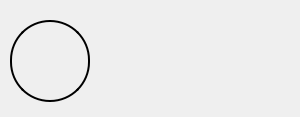
<?xml version="1.0" encoding="UTF-8"?>
<ui version="4.0">
 <class>userForm</class>
 <widget class="QWidget" name="userForm">
  <property name="geometry">
   <rect>
    <x>0</x>
    <y>0</y>
    <width>300</width>
    <height>117</height>
   </rect>
  </property>
  <property name="font">
   <font>
    <family>华文宋体</family>
    <pointsize>20</pointsize>
   </font>
  </property>
  <property name="windowTitle">
   <string>Form</string>
  </property>
  <property name="styleSheet">
   <string notr="true">QLabel#useravatar{
	border: 2px solid black;
	border-radius: 40;
}</string>
  </property>
  <widget class="QWidget" name="">
   <property name="geometry">
    <rect>
     <x>10</x>
     <y>20</y>
     <width>281</width>
     <height>82</height>
    </rect>
   </property>
   <layout class="QHBoxLayout" name="horizontalLayout_2">
    <item>
     <widget class="QLabel" name="useravatar">
      <property name="minimumSize">
       <size>
        <width>0</width>
        <height>80</height>
       </size>
      </property>
      <property name="maximumSize">
       <size>
        <width>80</width>
        <height>16777215</height>
       </size>
      </property>
      <property name="text">
       <string/>
      </property>
     </widget>
    </item>
    <item>
     <layout class="QVBoxLayout" name="verticalLayout">
      <item>
       <layout class="QHBoxLayout" name="horizontalLayout">
        <item>
         <widget class="QLabel" name="usernickname">
          <property name="font">
           <font>
            <pointsize>15</pointsize>
           </font>
          </property>
          <property name="text">
           <string/>
          </property>
         </widget>
        </item>
        <item>
         <widget class="QLabel" name="time">
          <property name="font">
           <font>
            <pointsize>15</pointsize>
           </font>
          </property>
          <property name="text">
           <string/>
          </property>
         </widget>
        </item>
       </layout>
      </item>
      <item>
       <widget class="QLabel" name="useraccount">
        <property name="font">
         <font>
          <pointsize>15</pointsize>
         </font>
        </property>
        <property name="text">
         <string/>
        </property>
       </widget>
      </item>
     </layout>
    </item>
   </layout>
  </widget>
 </widget>
 <resources/>
 <connections/>
</ui>
